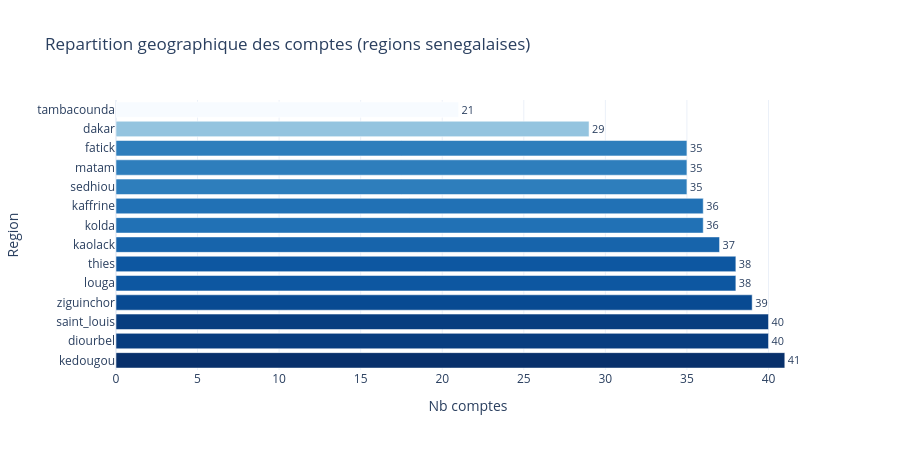

Notebook code for this chart:
### Code cell
# Répartition géographique
reg = abonnes['region'].value_counts().reset_index()
reg.columns = ['region', 'nb']

fig = px.bar(reg, x='nb', y='region', orientation='h', text='nb',
             color='nb', color_continuous_scale='Blues',
             title='Repartition geographique des comptes (regions senegalaises)',
             labels={'nb': 'Nb comptes', 'region': 'Region'})
fig.update_traces(textposition='outside')
fig.update_layout(height=450, coloraxis_showscale=False)
fig.show()

### Figure 1 — Plotly figure (JSON) as saved in the notebook; plotly's stock layout.template omitted (floating-point values rounded to 4 significant figures)
{"data": [{"hovertemplate": "Nb comptes=%{marker.color}<br>Region=%{y}<extra></extra>", "legendgroup": "", "marker": {"color": [41, 40, 40, 39, 38, 38, 37, 36, 36, 35, 35, 35, 29, 21], "coloraxis": "coloraxis", "pattern": {"shape": ""}}, "name": "", "orientation": "h", "showlegend": false, "text": [41.0, 40.0, 40.0, 39.0, 38.0, 38.0, 37.0, 36.0, 36.0, 35.0, 35.0, 35.0, 29.0, 21.0], "textposition": "outside", "type": "bar", "x": [41, 40, 40, 39, 38, 38, 37, 36, 36, 35, 35, 35, 29, 21], "xaxis": "x", "y": ["kedougou", "diourbel", "saint_louis", "ziguinchor", "louga", "thies", "kaolack", "kolda", "kaffrine", "sedhiou", "matam", "fatick", "dakar", "tambacounda"], "yaxis": "y"}], "layout": {"barmode": "relative", "coloraxis": {"autocolorscale": false, "colorbar": {"title": {"text": "Nb comptes"}}, "colorscale": [[0, "rgb(247,251,255)"], [0.125, "rgb(222,235,247)"], [0.25, "rgb(198,219,239)"], [0.375, "rgb(158,202,225)"], [0.5, "rgb(107,174,214)"], [0.625, "rgb(66,146,198)"], [0.75, "rgb(33,113,181)"], [0.875, "rgb(8,81,156)"], [1, "rgb(8,48,107)"]], "showscale": false}, "height": 450, "legend": {"tracegroupgap": 0}, "title": {"text": "Repartition geographique des comptes (regions senegalaises)"}, "xaxis": {"anchor": "y", "domain": [0, 1], "title": {"text": "Nb comptes"}}, "yaxis": {"anchor": "x", "domain": [0, 1], "title": {"text": "Region"}}}}
